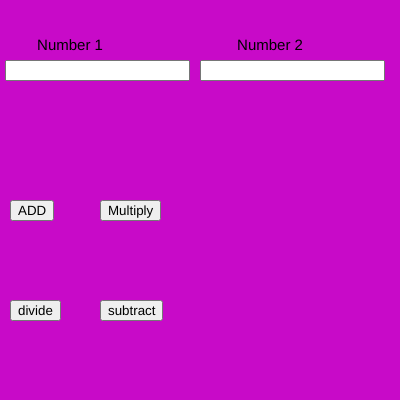
Frame 1 (no input)
Frame 60 (no input): identical to frame 1, image omitted
Frame 120 (the mouse pressed at the canvas centre since frame 60): identical to frame 1, image omitted

The p5.js sketch that drew this single still picture (run headless with seeded random() and noise() and a simulated clock; from frame 60 on, the mouse is pressed at the canvas centre):

// p5.js sketch
// ── sketch.js
var n1,n2;
var b1,b2,b3,b4;

function setup() {
  
  createCanvas(400, 400);
  
  num1 = createInput();
  num1.position(5, 60);
  
  num2 = createInput();
  num2.position(200, 60);
  
  b1 = createButton("ADD");
  b1.position(10, 200);
  b1.mousePressed(add);
  
  b2 = createButton("Multiply");
  b2.position(100, 200);
  b2.mousePressed(multiply);
  
  b3=createButton("divide");
  b3.position(10,300);
  b3.mousePressed(division);

  b4=createButton("subtract");
  b4.position(100,300);
  b4.mousePressed(subtract);

  textAlign(CENTER);
  textSize(15);
}

function draw() {
  background(200,10,200)
  text("Number 1",70,50)
  text("Number 2",270,50)
  
  n1=parseInt(num1.value());
  n2=parseInt(num2.value());
}

function add(){
  console.log(n1 + n2);
}


function multiply(){
  console.log(n1 * n2);
}


function division(){
  console.log(n1 / n2);
}


function subtract(){
  console.log(n1 - n2);
}
